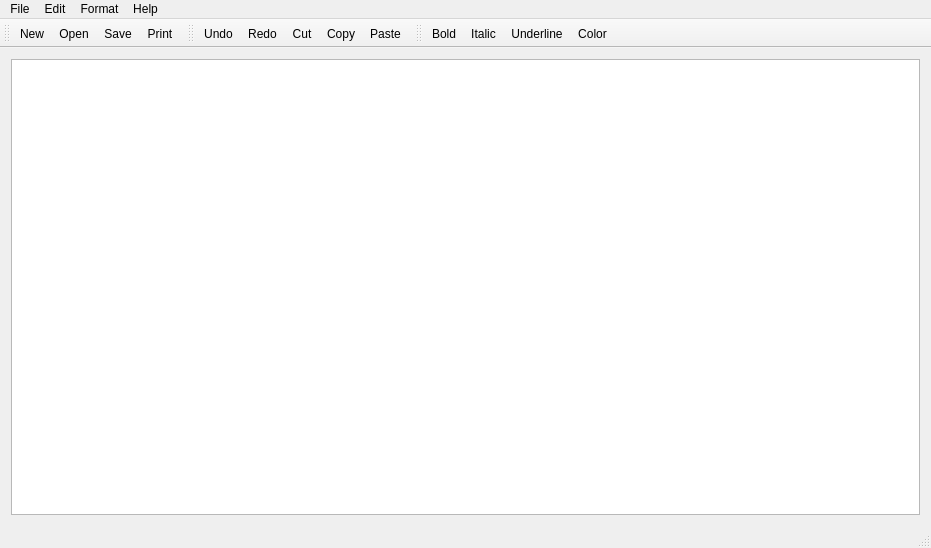
<?xml version="1.0" encoding="UTF-8"?>
<ui version="4.0">
 <class>TextEditorClass</class>
 <widget class="QMainWindow" name="TextEditorClass">
  <property name="geometry">
   <rect>
    <x>0</x>
    <y>0</y>
    <width>931</width>
    <height>548</height>
   </rect>
  </property>
  <property name="windowTitle">
   <string>TextEditor</string>
  </property>
  <widget class="QWidget" name="centralWidget">
   <layout class="QGridLayout" name="gridLayout_3">
    <item row="0" column="0">
     <layout class="QGridLayout" name="gridLayout">
      <item row="0" column="0">
       <widget class="QTextEdit" name="textEdit">
        <property name="font">
         <font>
          <family>Consolas</family>
          <pointsize>14</pointsize>
         </font>
        </property>
       </widget>
      </item>
     </layout>
    </item>
   </layout>
  </widget>
  <widget class="QMenuBar" name="menuBar">
   <property name="geometry">
    <rect>
     <x>0</x>
     <y>0</y>
     <width>931</width>
     <height>26</height>
    </rect>
   </property>
   <widget class="QMenu" name="menufile">
    <property name="title">
     <string>File</string>
    </property>
    <addaction name="actionNew"/>
    <addaction name="actionOpen"/>
    <addaction name="separator"/>
    <addaction name="actionSave"/>
    <addaction name="actionSave_As"/>
    <addaction name="separator"/>
    <addaction name="actionPrint"/>
    <addaction name="actionPrint_Preview"/>
    <addaction name="separator"/>
    <addaction name="actionExit"/>
   </widget>
   <widget class="QMenu" name="menuEdit">
    <property name="title">
     <string>Edit</string>
    </property>
    <addaction name="actionUndo"/>
    <addaction name="actionRedo"/>
    <addaction name="actionCut"/>
    <addaction name="actionCopy"/>
    <addaction name="actionPaste"/>
   </widget>
   <widget class="QMenu" name="menuFormat">
    <property name="title">
     <string>Format</string>
    </property>
    <widget class="QMenu" name="menuFont">
     <property name="title">
      <string>Font</string>
     </property>
     <addaction name="actionBold"/>
     <addaction name="actionItalic"/>
     <addaction name="actionUnderline"/>
    </widget>
    <addaction name="menuFont"/>
    <addaction name="actionColor"/>
   </widget>
   <widget class="QMenu" name="menuHelp">
    <property name="title">
     <string>Help</string>
    </property>
    <addaction name="actionAbout"/>
    <addaction name="actionAbout_Qt"/>
   </widget>
   <addaction name="menufile"/>
   <addaction name="menuEdit"/>
   <addaction name="menuFormat"/>
   <addaction name="menuHelp"/>
  </widget>
  <widget class="QToolBar" name="File">
   <property name="windowTitle">
    <string>toolBar</string>
   </property>
   <attribute name="toolBarArea">
    <enum>TopToolBarArea</enum>
   </attribute>
   <attribute name="toolBarBreak">
    <bool>false</bool>
   </attribute>
   <addaction name="actionNew"/>
   <addaction name="actionOpen"/>
   <addaction name="actionSave"/>
   <addaction name="actionPrint"/>
  </widget>
  <widget class="QToolBar" name="Edit">
   <property name="windowTitle">
    <string>toolBar_2</string>
   </property>
   <attribute name="toolBarArea">
    <enum>TopToolBarArea</enum>
   </attribute>
   <attribute name="toolBarBreak">
    <bool>false</bool>
   </attribute>
   <addaction name="actionUndo"/>
   <addaction name="actionRedo"/>
   <addaction name="actionCut"/>
   <addaction name="actionCopy"/>
   <addaction name="actionPaste"/>
  </widget>
  <widget class="QToolBar" name="Format">
   <property name="windowTitle">
    <string>toolBar_3</string>
   </property>
   <attribute name="toolBarArea">
    <enum>TopToolBarArea</enum>
   </attribute>
   <attribute name="toolBarBreak">
    <bool>false</bool>
   </attribute>
   <addaction name="actionBold"/>
   <addaction name="actionItalic"/>
   <addaction name="actionUnderline"/>
   <addaction name="actionColor"/>
  </widget>
  <widget class="QStatusBar" name="statusBar"/>
  <action name="actionNew">
   <property name="icon">
    <iconset resource="TextEditor.qrc">
     <normaloff>:/TextEditor/Resources/icons/new.png</normaloff>:/TextEditor/Resources/icons/new.png</iconset>
   </property>
   <property name="text">
    <string>New</string>
   </property>
   <property name="statusTip">
    <string>Create a new file</string>
   </property>
   <property name="shortcut">
    <string>Ctrl+N</string>
   </property>
  </action>
  <action name="actionOpen">
   <property name="icon">
    <iconset resource="TextEditor.qrc">
     <normaloff>:/TextEditor/Resources/icons/open.png</normaloff>:/TextEditor/Resources/icons/open.png</iconset>
   </property>
   <property name="text">
    <string>Open</string>
   </property>
   <property name="statusTip">
    <string>Open a file</string>
   </property>
   <property name="shortcut">
    <string>Ctrl+O</string>
   </property>
  </action>
  <action name="actionSave">
   <property name="icon">
    <iconset resource="TextEditor.qrc">
     <normaloff>:/TextEditor/Resources/icons/save.png</normaloff>:/TextEditor/Resources/icons/save.png</iconset>
   </property>
   <property name="text">
    <string>Save</string>
   </property>
   <property name="statusTip">
    <string>Save the file</string>
   </property>
   <property name="shortcut">
    <string>Ctrl+S</string>
   </property>
  </action>
  <action name="actionSave_As">
   <property name="text">
    <string>Save As...</string>
   </property>
   <property name="statusTip">
    <string>Save file as ...</string>
   </property>
   <property name="shortcut">
    <string>Ctrl+Shift+S</string>
   </property>
  </action>
  <action name="actionPrint">
   <property name="icon">
    <iconset resource="TextEditor.qrc">
     <normaloff>:/TextEditor/Resources/icons/print.png</normaloff>:/TextEditor/Resources/icons/print.png</iconset>
   </property>
   <property name="text">
    <string>Print</string>
   </property>
   <property name="statusTip">
    <string>Print the file</string>
   </property>
   <property name="shortcut">
    <string>Ctrl+P</string>
   </property>
  </action>
  <action name="actionPrint_Preview">
   <property name="icon">
    <iconset resource="TextEditor.qrc">
     <normaloff>:/TextEditor/Resources/icons/printPreview.png</normaloff>:/TextEditor/Resources/icons/printPreview.png</iconset>
   </property>
   <property name="text">
    <string>Print Preview</string>
   </property>
   <property name="statusTip">
    <string>Preview the file </string>
   </property>
  </action>
  <action name="actionExit">
   <property name="icon">
    <iconset resource="TextEditor.qrc">
     <normaloff>:/TextEditor/Resources/icons/exit.png</normaloff>:/TextEditor/Resources/icons/exit.png</iconset>
   </property>
   <property name="text">
    <string>Exit</string>
   </property>
   <property name="statusTip">
    <string>Exit</string>
   </property>
   <property name="shortcut">
    <string>Esc</string>
   </property>
  </action>
  <action name="actionUndo">
   <property name="icon">
    <iconset resource="TextEditor.qrc">
     <normaloff>:/TextEditor/Resources/icons/undo.png</normaloff>:/TextEditor/Resources/icons/undo.png</iconset>
   </property>
   <property name="text">
    <string>Undo</string>
   </property>
   <property name="statusTip">
    <string>Undo</string>
   </property>
   <property name="shortcut">
    <string>Ctrl+Z</string>
   </property>
  </action>
  <action name="actionRedo">
   <property name="icon">
    <iconset resource="TextEditor.qrc">
     <normaloff>:/TextEditor/Resources/icons/redo.png</normaloff>:/TextEditor/Resources/icons/redo.png</iconset>
   </property>
   <property name="text">
    <string>Redo</string>
   </property>
   <property name="statusTip">
    <string>Redo</string>
   </property>
   <property name="shortcut">
    <string>Ctrl+Y</string>
   </property>
  </action>
  <action name="actionCut">
   <property name="icon">
    <iconset resource="TextEditor.qrc">
     <normaloff>:/TextEditor/Resources/icons/cut.png</normaloff>:/TextEditor/Resources/icons/cut.png</iconset>
   </property>
   <property name="text">
    <string>Cut</string>
   </property>
   <property name="statusTip">
    <string>Cut</string>
   </property>
   <property name="shortcut">
    <string>Ctrl+C</string>
   </property>
  </action>
  <action name="actionCopy">
   <property name="icon">
    <iconset resource="TextEditor.qrc">
     <normaloff>:/TextEditor/Resources/icons/copy.png</normaloff>:/TextEditor/Resources/icons/copy.png</iconset>
   </property>
   <property name="text">
    <string>Copy</string>
   </property>
   <property name="statusTip">
    <string>Copy</string>
   </property>
   <property name="shortcut">
    <string/>
   </property>
  </action>
  <action name="actionPaste">
   <property name="icon">
    <iconset resource="TextEditor.qrc">
     <normaloff>:/TextEditor/Resources/icons/paste.png</normaloff>:/TextEditor/Resources/icons/paste.png</iconset>
   </property>
   <property name="text">
    <string>Paste</string>
   </property>
   <property name="statusTip">
    <string>Paste</string>
   </property>
   <property name="shortcut">
    <string>Ctrl+P</string>
   </property>
  </action>
  <action name="actionColor">
   <property name="icon">
    <iconset resource="TextEditor.qrc">
     <normaloff>:/TextEditor/Resources/icons/color.png</normaloff>:/TextEditor/Resources/icons/color.png</iconset>
   </property>
   <property name="text">
    <string>Color</string>
   </property>
   <property name="statusTip">
    <string>Color</string>
   </property>
  </action>
  <action name="actionBold">
   <property name="checkable">
    <bool>true</bool>
   </property>
   <property name="checked">
    <bool>false</bool>
   </property>
   <property name="icon">
    <iconset resource="TextEditor.qrc">
     <normaloff>:/TextEditor/Resources/icons/bold.png</normaloff>:/TextEditor/Resources/icons/bold.png</iconset>
   </property>
   <property name="text">
    <string>Bold</string>
   </property>
   <property name="statusTip">
    <string>Bold</string>
   </property>
   <property name="shortcut">
    <string>Ctrl+B</string>
   </property>
  </action>
  <action name="actionItalic">
   <property name="checkable">
    <bool>true</bool>
   </property>
   <property name="icon">
    <iconset resource="TextEditor.qrc">
     <normaloff>:/TextEditor/Resources/icons/italic.png</normaloff>:/TextEditor/Resources/icons/italic.png</iconset>
   </property>
   <property name="text">
    <string>Italic</string>
   </property>
   <property name="statusTip">
    <string>Italic</string>
   </property>
   <property name="shortcut">
    <string>Ctrl+I</string>
   </property>
  </action>
  <action name="actionUnderline">
   <property name="checkable">
    <bool>true</bool>
   </property>
   <property name="icon">
    <iconset resource="TextEditor.qrc">
     <normaloff>:/TextEditor/Resources/icons/underline.png</normaloff>:/TextEditor/Resources/icons/underline.png</iconset>
   </property>
   <property name="text">
    <string>Underline</string>
   </property>
   <property name="statusTip">
    <string>Underline</string>
   </property>
   <property name="shortcut">
    <string>Ctrl+U</string>
   </property>
  </action>
  <action name="actionAbout">
   <property name="text">
    <string>About</string>
   </property>
   <property name="statusTip">
    <string>About</string>
   </property>
  </action>
  <action name="actionAbout_Qt">
   <property name="icon">
    <iconset resource="TextEditor.qrc">
     <normaloff>:/TextEditor/Resources/icons/aboutQt.png</normaloff>:/TextEditor/Resources/icons/aboutQt.png</iconset>
   </property>
   <property name="text">
    <string>About Qt</string>
   </property>
   <property name="statusTip">
    <string>About Qt</string>
   </property>
  </action>
 </widget>
 <layoutdefault spacing="6" margin="11"/>
 <resources>
  <include location="TextEditor.qrc"/>
 </resources>
 <connections>
  <connection>
   <sender>textEdit</sender>
   <signal>textChanged()</signal>
   <receiver>TextEditorClass</receiver>
   <slot>textChanged()</slot>
   <hints>
    <hint type="sourcelabel">
     <x>45</x>
     <y>189</y>
    </hint>
    <hint type="destinationlabel">
     <x>6</x>
     <y>172</y>
    </hint>
   </hints>
  </connection>
 </connections>
 <slots>
  <slot>changeTitle()</slot>
  <slot>textChanged()</slot>
 </slots>
</ui>
